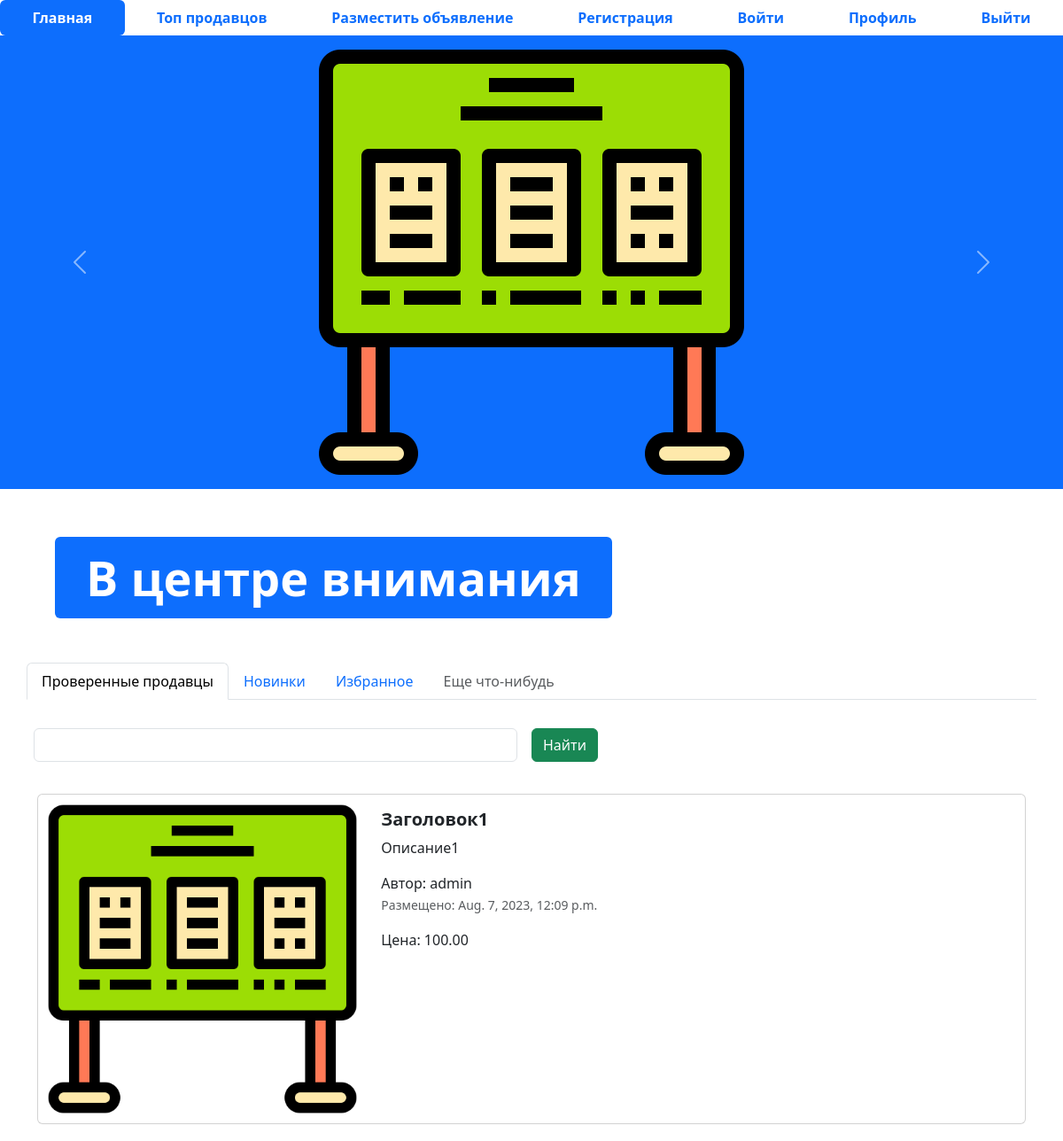
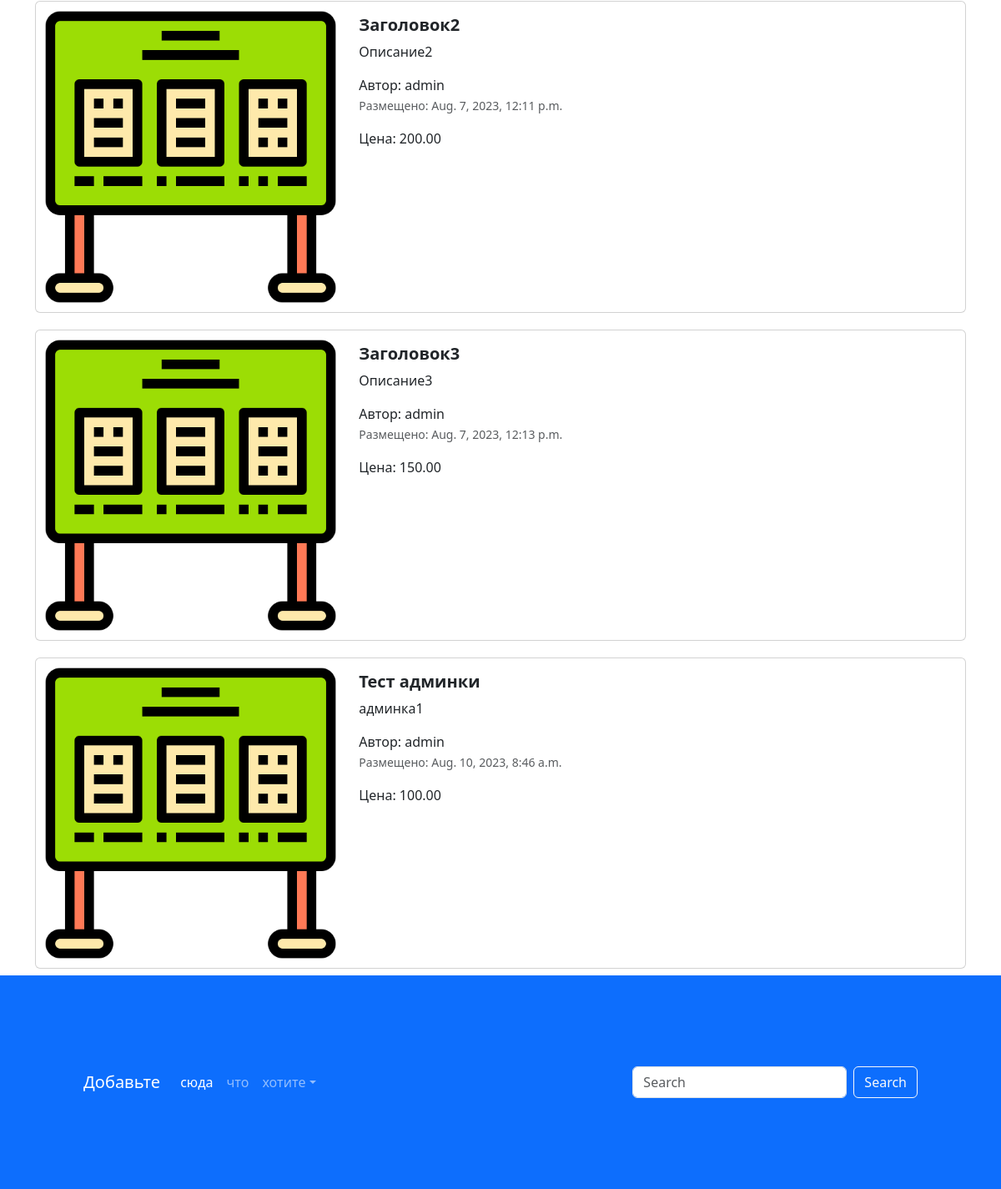
The page / on the database its author committed (2 pictures, top to bottom).
### app_advertisements/models.py (models this page shows, shortened)
class Advertisement(models.Model):
    title = models.CharField('заголовок', max_length=128)
    description = models.TextField('описание')
    price = models.DecimalField('цена', max_digits=10, decimal_places=2)
    auction = models.BooleanField('торг', help_text='Отметьте, если торг уместен')
    created_at = models.DateTimeField(auto_now_add=True)
    update_at = models.DateTimeField(auto_now=True)
    user = models.ForeignKey(User, verbose_name='пользователь', on_delete=models.CASCADE)
    image = models.ImageField(verbose_name='Изображение', upload_to='Advertisements/')
    class Meta:
        db_table = "advertisements"

### app_advertisements/views.py (the view)
# urls.py: path('', index, name='main_page'),
def index(request):
    advertisements = Advertisement.objects.all()
    context = {'advertisements': advertisements}
    return render(request, 'index.html', context)

### templates/index.html (shortened to what this page needs)
{% extends 'base.html' %}
{% load static %}
{% block content %}
<ul class="nav nav-pills sticky-top bg-white nav-fill">
  <li class="nav-item">
    <a class="nav-link active" aria-current="page" href="{% url 'main_page' %}">
      <span style="font-weight: bold;">Главная</span>
    </a>
  </li>
  <li class="nav-item">
    <a class="nav-link" href="{% url 'top_sellers' %}"><span style="font-weight: bold;">Топ продавцов</span>
    </a>
  </li>
  <li class="nav-item">
    <a class="nav-link" href="{% url 'advertisement_post' %}">
      <span style="font-weight: bold;">Разместить объявление</span>
    </a>
  </li>
  <li class="nav-item">
    <a class="nav-link" href="{% url 'register' %}">
      <span style="font-weight: bold;">Регистрация</span>
    </a>
  </li>
  <li class="nav-item">
    <a class="nav-link" href="{% url 'login' %}">
      <span style="font-weight: bold;">Войти</span>
    </a>
  </li>
  <li class="nav-item">
    <a class="nav-link" href="{% url 'profile' %}">
      <span style="font-weight: bold;">Профиль</span>
    </a>
  </li>
  <li class="nav-item">
    <a class="nav-link" href="#">
      <span style="font-weight: bold;">Выйти</span>
    </a>
  </li>
</ul>
<div id="carouselExampleControls" class="carousel slide bg-primary" data-bs-ride="carousel">
  <div class="carousel-inner">
    <div class="carousel-item active">
      <img src="{% static 'img/adv.png' %}" class="mx-auto d-block w-33" alt="...">
    </div>
  </div>
  <button class="carousel-control-prev" type="button" data-bs-target="#carouselExampleControls" data-bs-slide="prev">
    <span class="carousel-control-prev-icon" aria-hidden="true"></span>
  </button>
  <button class="carousel-control-next" type="button" data-bs-target="#carouselExampleControls" data-bs-slide="next">
    <span class="carousel-control-next-icon" aria-hidden="true"></span>
  </button>
</div>
<div class="container" style="margin: 50px;">
  <div class="display-2">
    <span class="badge bg-primary">В центре внимания</span>
  </div>
</div>
<div class="container">
  <div class="row">
    <ul class="nav nav-tabs bg-white">
      <li class="nav-item">
        <a class="nav-link active" aria-current="page" href="#">Проверенные продавцы</a>
      </li>
      <li class="nav-item">
        <a class="nav-link" href="#">Новинки</a>
      </li>
      <li class="nav-item">
        <a class="nav-link" href="#">Избранное</a>
      </li>
      <li class="nav-item">
        <a class="nav-link disabled" href="#" tabindex="-1" aria-disabled="true">Еще что-нибудь</a>
      </li>
    </ul>
    <form class="row g-3">
      <div class="col-auto w-50">
        <input type="text" class="form-control">
      </div>
      <div class="col-auto">
        <button type="submit" class="btn btn-success mb-3">Найти</button>
      </div>
    </form>
  </div>
  <div class="col">
    {% for adv in advertisements %}
    <div class="card mb-2" style="max-width: 1200px; margin-top: 20px;">
      <div class="row g-0">
        <div class="col-md-4">
          <a href="advertisement.html" class="nav-link">
            <img src="{% if adv.image %}
                      {{ adv.image.url }}
                      {% else %}
                      {% static 'img/adv.png' %}
                      {% endif %}" class="img-fluid rounded-start" alt="Card title">
          </a>
        </div>
        <div class="col-md-8">
          <div class="card-body">
            <h5 class="card-title">
              <a href="advertisement.html" class="nav-link"><strong> {{ adv.title }}</strong></a>
            </h5>
            <a href="advertisement.html" class="nav-link">
              <p class="card-text">
                {{ adv.description }}
              </p>
              <span>Автор: {{ adv.user }}</span>
              <p class="card-text"><small class="text-muted">Размещено: {{ adv.created_at }}</small></p>
              <span> Цена: {{ adv.price }}</span>
            </a>
          </div>
        </div>
      </div>
    </div>
    {% endfor %}
  </div>
</div>
<footer style="padding: 100px;" class="bg-primary">
  <nav class="navbar navbar-expand-sm navbar-dark">
    <a class="navbar-brand" href="#">Добавьте</a>
    <div class="collapse navbar-collapse" id="collapsibleNavId">
      <ul class="navbar-nav me-auto mt-2 mt-lg-0">
        <li class="nav-item">
          <a class="nav-link active" href="#" aria-current="page">сюда</a>
        </li>
        <li class="nav-item">
          <a class="nav-link" href="#">что</a>
        </li>
        <li class="nav-item dropdown">
          <a class="nav-link dropdown-toggle" href="#" id="dropdownId" data-bs-toggle="dropdown" aria-haspopup="true"
             aria-expanded="false">хотите</a>
        </li>
      </ul>
      <form class="d-flex my-2 my-lg-0">
        <input class="form-control me-sm-2" type="text" placeholder="Search">
        <button class="btn btn-outline-light my-2 my-sm-0" type="submit">Search</button>
      </form>
    </div>
  </nav>
</footer>
{% endblock content %}

### templates/base.html (shortened to what this page needs)
{% load static %}
<!DOCTYPE html>
<html lang="en">
<head>
  <link href="{% static 'css/bootstrap.min.css' %}" rel="stylesheet">
  <link rel="stylesheet" href="{% static 'css/fontello.css' %}">
</head>
<body>
{% block content %}
{% endblock content %}
</body>
</html>

### rows shown on the page
Advertisement: title "Заголовок1", description "Описание1", user "admin", created_at "Aug. 7, 2023, 12:09 p.m.", price "100.00"
Advertisement: title "Заголовок2", description "Описание2", user "admin", created_at "Aug. 7, 2023, 12:11 p.m.", price "200.00"
Advertisement: title "Заголовок3", description "Описание3", user "admin", created_at "Aug. 7, 2023, 12:13 p.m.", price "150.00"
Advertisement: title "Тест админки", description "админка1", user "admin", created_at "Aug. 10, 2023, 8:46 a.m.", price "100.00"
